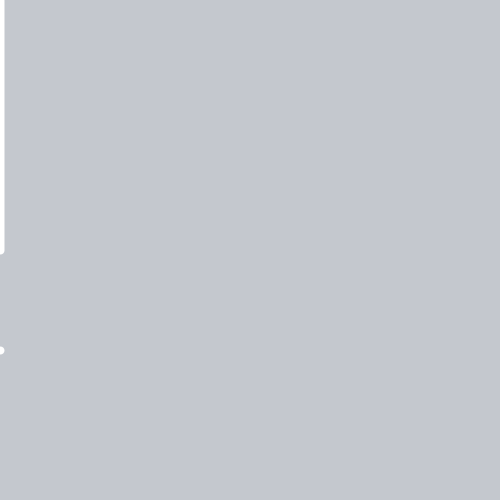
Frame 1 (no input)
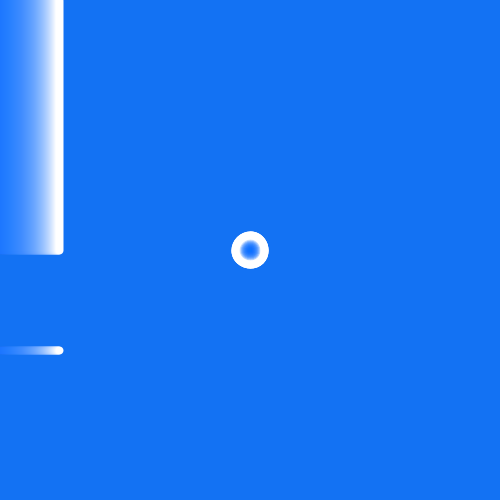
Frame 60 (the mouse pressed at the canvas centre just before this capture)
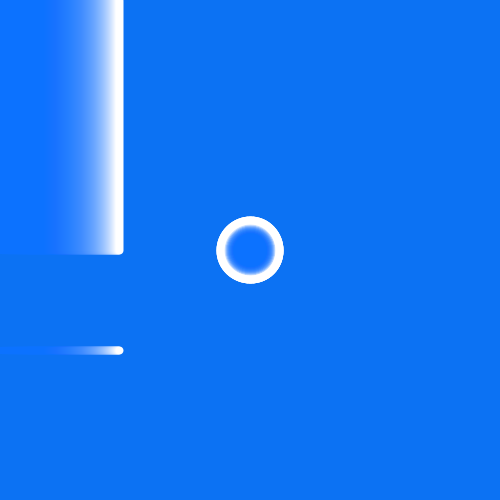
Frame 120 (the mouse held since frame 60 and released just before this capture)

The Processing sketch that drew these frames (run headless with seeded random() and noise(); from frame 60 on, the mouse is pressed at the canvas centre):

// Processing sketch: work_00
// ── work_00.pde
// El Punto ...

int xpos;


void setup(){
  size(500, 500);
  smooth();
}


void draw(){
  //background(0, 94, 252);
  fill(0, 94, 252, 10);
  noStroke();
  rect(0, 0, width, height);
  
  strokeWeight(8);
  stroke(255);
  
  point(xpos , height*.7);  
  line(xpos , height*.5, xpos, 0);
  ellipse(width*.5, height*.5, xpos*.5, xpos*.5);
  
  xpos = xpos + 1;
  if (xpos > width) {
    xpos = 0;
  }
}
